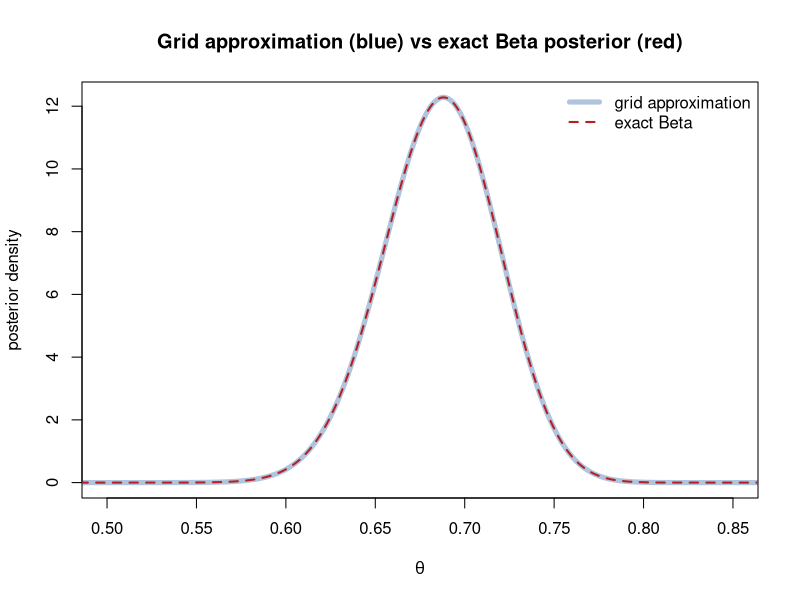
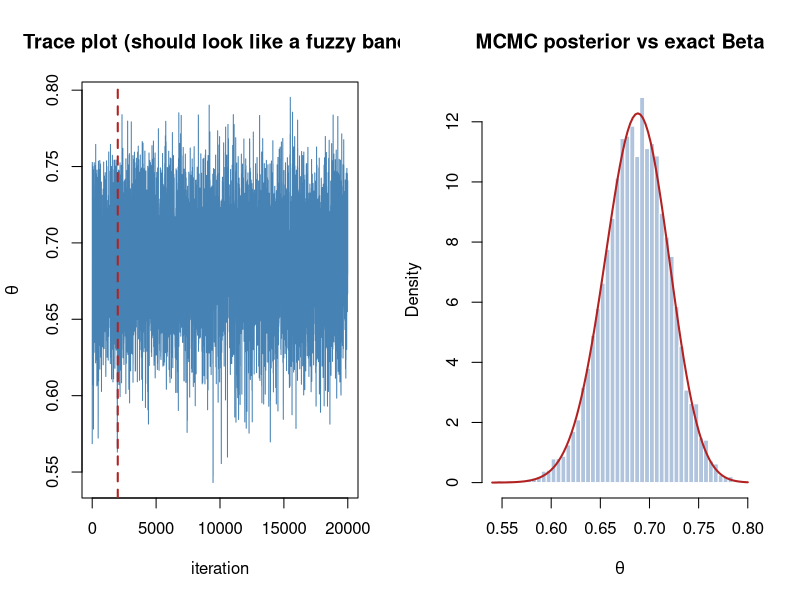

Generate these figures, in order, with R:
## ---- chunk 1
#| warning: false
#| message: false
#| fig-align: center

set.seed(1)
trueTheta <- 0.7
n <- 200
k <- sum(rbinom(n, 1, trueTheta))

aPri <- 2; bPri <- 2

# 1. a grid of candidate theta values
grid <- seq(0, 1, length.out = 1000)

# 2. unnormalised posterior = prior × likelihood at each grid point
unnorm <- dbeta(grid, aPri, bPri) * dbinom(k, n, grid)

# 3. normalise so the heights form a proper (discrete) distribution
postGrid <- unnorm / sum(unnorm)

# Overlay the exact conjugate Beta posterior to check the grid is right
plot(grid, postGrid / diff(grid)[1], type = "l", lwd = 5,
     col = "lightsteelblue", xlim = c(0.5, 0.85),
     xlab = expression(theta), ylab = "posterior density",
     main = "Grid approximation (blue) vs exact Beta posterior (red)")
lines(grid, dbeta(grid, aPri + k, bPri + n - k),
      lwd = 2, col = "firebrick", lty = 2)
legend("topright", bty = "n", lwd = c(5, 2), lty = c(1, 2),
       col = c("lightsteelblue", "firebrick"),
       legend = c("grid approximation", "exact Beta"))
## ---- chunk 2
# Draw posterior samples by sampling grid points with their posterior weights
samples <- sample(grid, size = 50000, replace = TRUE, prob = postGrid)

c(postMean   = mean(samples),
  cred_lower = quantile(samples, 0.025),
  cred_upper = quantile(samples, 0.975))
## ---- chunk 3
#| warning: false
#| message: false

set.seed(42)

# log unnormalised posterior = log prior + log likelihood
logPost <- function(theta) {
  if (theta <= 0 || theta >= 1) return(-Inf)          # outside the support
  dbeta(theta, aPri, bPri, log = TRUE) +
    dbinom(k, n, theta, log = TRUE)
}

metropolis <- function(start, nIter, stepSd) {
  chain   <- numeric(nIter)
  current <- start
  lpCur   <- logPost(current)
  nAcc    <- 0
  for (i in seq_len(nIter)) {
    proposal <- current + rnorm(1, 0, stepSd)       # symmetric random-walk step
    lpProp   <- logPost(proposal)
    # accept on the log scale: log r = lpProp - lpCur
    if (log(runif(1)) < lpProp - lpCur) {
      current <- proposal
      lpCur   <- lpProp
      nAcc    <- nAcc + 1
    }
    chain[i] <- current
  }
  list(chain = chain, acceptance = nAcc / nIter)
}

fit <- metropolis(start = 0.5, nIter = 20000, stepSd = 0.05)
fit$acceptance        # acceptance rate (aim for roughly 0.2–0.5)
## ---- chunk 4
#| fig-align: center

par(mfrow = c(1, 2))

# Trace plot
plot(fit$chain, type = "l", col = "steelblue",
     xlab = "iteration", ylab = expression(theta),
     main = "Trace plot (should look like a fuzzy band)")
abline(v = 2000, col = "firebrick", lwd = 2, lty = 2)   # end of burn-in

# Posterior: MCMC samples vs the exact Beta
draws <- fit$chain[-(1:2000)]            # drop burn-in
hist(draws, breaks = 40, freq = FALSE, col = "lightsteelblue", border = "white",
     xlab = expression(theta), main = "MCMC posterior vs exact Beta")
curve(dbeta(x, aPri + k, bPri + n - k), add = TRUE,
      col = "firebrick", lwd = 2)
par(mfrow = c(1, 1))
## ---- chunk 5
c(postMean   = mean(draws),
  cred_lower = quantile(draws, 0.025),
  cred_upper = quantile(draws, 0.975))
